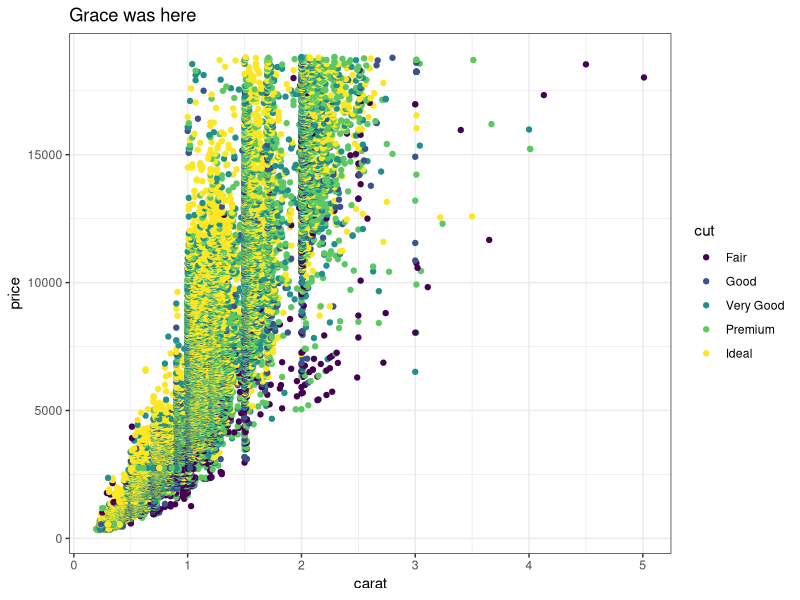
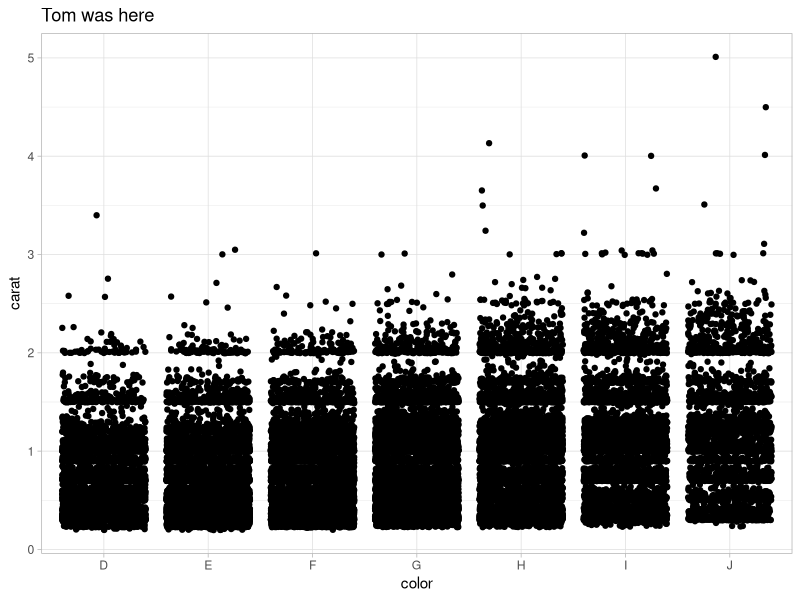
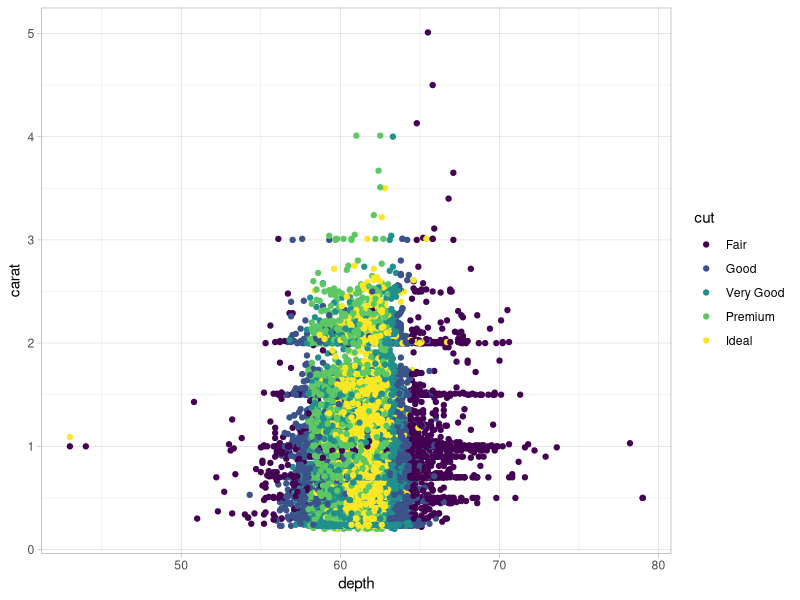

Recreate these plots in R, in order.
## ---- chunk 1
knitr::opts_chunk$set(echo = TRUE)
library(tidyverse)
## ---- chunk 2
# Partner 1: 
# Run the code below to see the original graph
# Change the code below to make the point color change based on 'cut', and update the theme to theme_bw(). Update the title to include your first name. 

ggplot(data = diamonds, aes(x = carat, y = price)) +
  geom_point(aes(color = cut)) +
  theme_bw() +
  labs(title = "Grace was here")
## ---- chunk 3
# Partner 2: 
# Run the code below to see the original graph
# Change the code below to make the geom a geom_jitter, and update the theme to theme_light. Update the title to include your first name. 

ggplot(data = diamonds, aes(x = color, y = carat)) +
  geom_jitter() +
  theme_light() +
  labs(title = "Tom was here")
## ---- chunk 4
ggplot(data = diamonds, aes(x = depth, y = carat, color = cut)) +
  geom_point() +
  theme_light()

premium_diamonds <- diamonds %>% 
  filter(cut == "Premium")
## ---- chunk 5
high_carat_diamonds <- diamonds %>% 
  filter(carat > 1)
